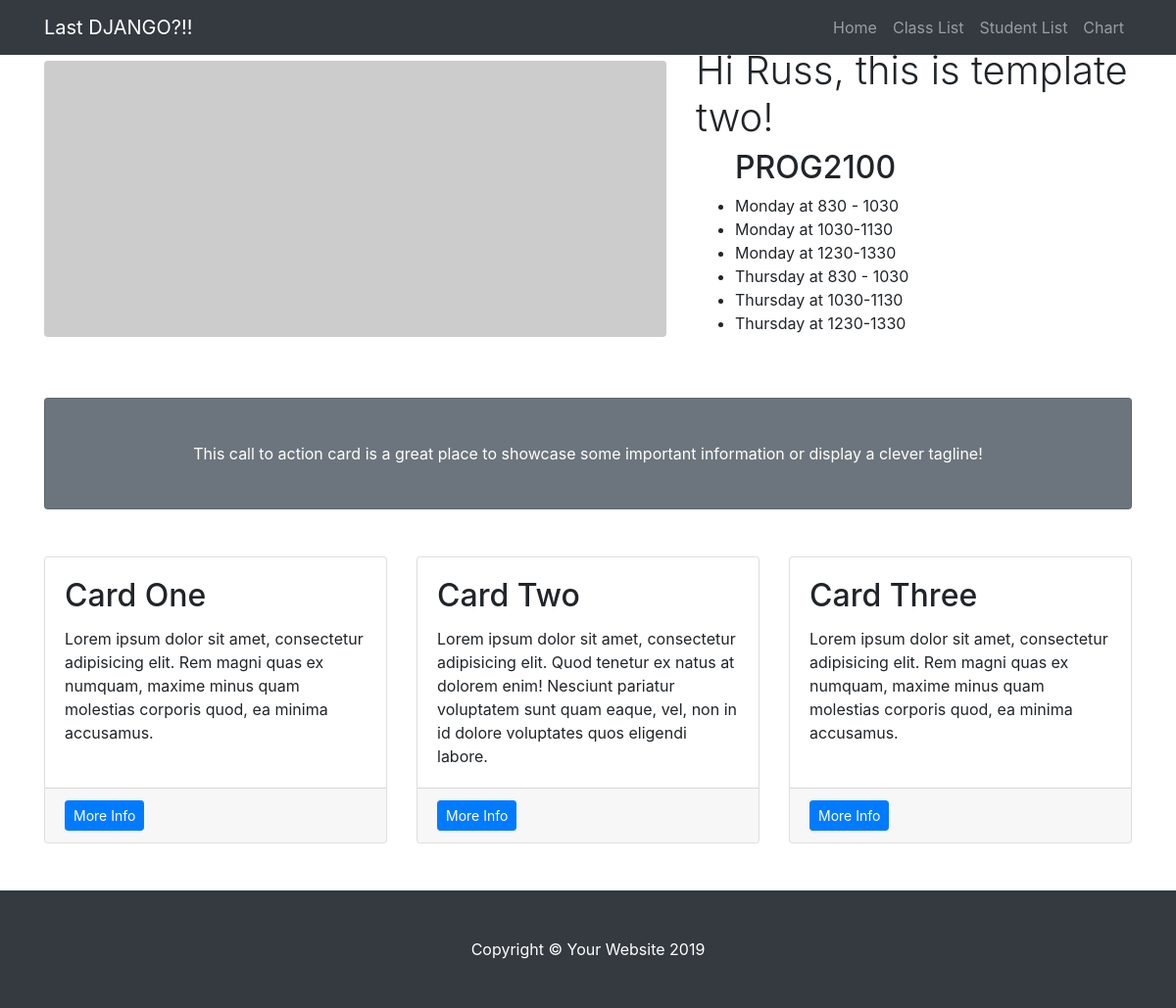
/Models/4/ClassDetails, run on the app's committed database.
### Models/models.py (models this page shows, shortened)
class Course(models.Model):
    course_name = models.CharField(max_length=200)
    course_days = models.ManyToManyField(Day)
    course_time = models.ManyToManyField(Time)

class Day(models.Model):
    day = models.CharField(max_length=200)
    def __str__(self):
        return self.day

class Time(models.Model):
    class_time = models.CharField(max_length=200)
    def __str__(self):
        return self.class_time

### Models/views.py (the view)
# urls.py: path('<int:pk>/ClassDetails', views.ClassDetail.as_view(), name='classDetail'),
class ClassDetail(generic.DetailView):
    model = Course
    template_name = 'Models/class_detail.html'

### templates/Models/class_detail.html
{% extends "Models/base.html" %}
{% block content %}
    <ul>
    <h2>{{ course.course_name }}</h2>
    {% for day in course.course_days.all %}
        {% for time in course.course_time.all %}
            <li> {{ day }} at {{ time }} </li>
        {% endfor %}
    {% endfor %}
    </ul>
{% endblock %}

### data on the page
Course: course_name "PROG2100"
Day: day "Monday"
Time: class_time "830 - 1030"
Time: class_time "1030-1130"
Time: class_time "1230-1330"
Day: day "Thursday"
